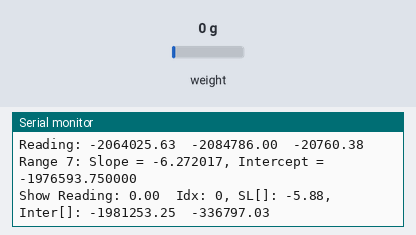
Recording of a sketch running on a simulated ESP32. Parts: the last lines printed to the serial monitor. The test bench sets the inputs (shaded band); at power-on: weight on the scale 0 g. EEPROM starts erased.

Above: at 1.3 s.
1.4 s: weight on the scale set to 100 g
At 4.0 s:
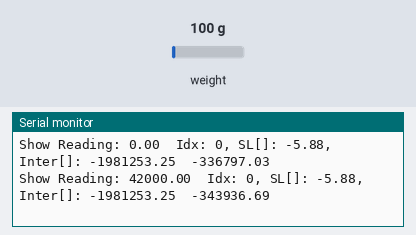
4.2 s: weight on the scale set to 1250 g
At 6.2 s:
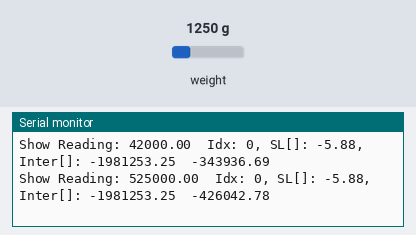
Timing chart, 0 to 7.7 s (numbered marks = the images above; inputs shaded):
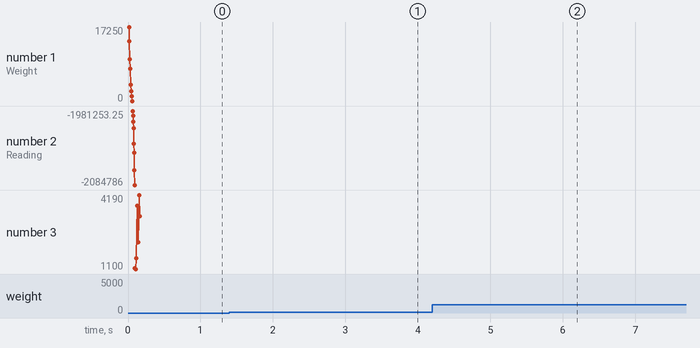

Measured:
- after the input at 1.4 s, the serial monitor: prints a new line after 1.8 s (image 1)
- after the input at 4.2 s, the serial monitor: prints a new line after 0.98 s (image 2)

The sketch:

StoreCalibration_8p.ino
```cpp
// #include <BluetoothSerial.h>
#include "HX711.h"
#include <Preferences.h>  // For storing data in flash memory

#define DEBUG_SORT
#define DEBUG
#define SIMPLIFY
#define SHOWREAD

// Create HX711 object
HX711 scale;

// Bluetooth Serial object
// BluetoothSerial SerialBT;

// Pin definitions for HX711
uint8_t dataPin = 34;   // Data pin for HX711
uint8_t clockPin = 23;  // Clock pin for HX711

// Keypad pin definitions (Not used in this code, but defined for future use)
uint8_t keyPadPins[] = { 4, 0, 2, 15 };

// Create Preferences object
Preferences preferences;

// Constants
const int numCalibrationPoints = 8;  // Updated to 6 points

// Arrays to hold calibration data
float calibrationWeights[numCalibrationPoints];
float calibrationReadings[numCalibrationPoints];

// Arrays to hold slopes and intercepts for each range
float slopes[numCalibrationPoints - 1];
float intercepts[numCalibrationPoints - 1];

void setup() {
  // Initialize Serial for debugging
  Serial.begin(115200);

  // Initialize Bluetooth Serial (assuming Serial is used for Bluetooth)
  // Serial.begin("ESP32test"); // Uncomment and modify if using Bluetooth
  Serial.println("StoreCalibration_8p.ino");

  // Initialize the HX711 scale
  scale.begin(dataPin, clockPin);
  scale.set_scale(1.0);  // Initialize scale with a scale factor of 1

  // Initialize preferences
  preferences.begin("calibration", false);

  // Crutch BT-796 - Left
  float weights[] = {17250, 13940, 9750, 7526, 3780, 2230, 1130, 0};
  float readings[] = {-2084786.00, -2064025.62, -2039924.75, -2027374.37, -2005357.37, -1996114.25, -1987900.62, -1981253.25};

  // Crutch BT-036 - Right
  // float weights[] = { 17200, 14460, 11568, 7770, 5700, 2550, 1340, 0 };
  // float readings[] = { -1430633.87, -1415796.87, -1400161.25, -1379589.87, -1368381.87, -1351532.62, -1345973.50, -1338805.87 };

  // Store each calibration data point
  for (int i = 0; i < 8; i++) {
    storeCalibrationData(i, weights[i], readings[i]);
  }

  // Load and print the calibration data to verify
  loadCalibrationData();
}

void loop() {
  // For this example, we'll just read and display the weight using the calibrated scale.
  float weight = getCalibratedWeight();

#ifndef SIMPLIFY
  Serial.print("Weight: ");
  Serial.print(weight, 2);  // Print with 2 decimal places
  Serial.println(" grams");
#else
  Serial.println(weight, 2);  // Print with 2 decimal places
#endif

  delay(1000);  // Wait 1 second before next reading
}

void storeCalibrationData(int index, float weight, float reading) {
  // Store the weight and reading with unique keys
  String weightKey = "weight" + String(index);
  String readingKey = "reading" + String(index);

  preferences.putFloat(weightKey.c_str(), weight);
  preferences.putFloat(readingKey.c_str(), reading);
}

void loadCalibrationData() {
  for (int i = 0; i < numCalibrationPoints; i++) {
    String weightKey = "weight" + String(i);
    String readingKey = "reading" + String(i);

    calibrationWeights[i] = preferences.getFloat(weightKey.c_str(), 0.0);
    calibrationReadings[i] = preferences.getFloat(readingKey.c_str(), 0.0);

    // Print the loaded data
    Serial.print("Loaded Calibration Point ");
    Serial.print(i + 1);
    Serial.print(": Weight = ");
    Serial.print(calibrationWeights[i]);
    Serial.print(" grams, Average reading = ");
    Serial.println(calibrationReadings[i], 2);
  }

  // Now sort the calibration data
  sortCalibrationData();

  // Calculate slopes and intercepts
  calculateScaleFactor();
}

void sortCalibrationData() {
  // Sort the calibration data in descending order of readings
  for (int i = 0; i < numCalibrationPoints - 1; i++) {
    for (int j = i + 1; j < numCalibrationPoints; j++) {
      if (calibrationWeights[i] > calibrationWeights[j]) {
        // Swap calibrationReadings
        float tempReading = calibrationReadings[i];
        calibrationReadings[i] = calibrationReadings[j];
        calibrationReadings[j] = tempReading;

        // Swap calibrationWeights
        float tempWeight = calibrationWeights[i];
        calibrationWeights[i] = calibrationWeights[j];
        calibrationWeights[j] = tempWeight;
      }
    }
  }

// Print the sorted values
#ifdef DEBUG_SORT
  for (int i = 0; i < numCalibrationPoints; i++) {
    Serial.print("Weight: ");
    Serial.print(calibrationWeights[i]);
    Serial.print(", Reading: ");
    Serial.println(calibrationReadings[i]);
  }
#endif
}

void calculateScaleFactor() {
  // Compute slopes and intercepts for each range
  for (int i = 0; i < numCalibrationPoints - 1; i++) {
    float deltaReading = calibrationReadings[i + 1] - calibrationReadings[i];
    float deltaWeight = calibrationWeights[i + 1] - calibrationWeights[i];

#ifdef DEBUG_SORT
    Serial.print("\nWeight: ");
    Serial.print(calibrationWeights[i]);
    Serial.print("\t");
    Serial.print(calibrationWeights[i + 1]);
    Serial.print("\t");
    Serial.println(deltaWeight);

    Serial.print("Reading: ");
    Serial.print(calibrationReadings[i]);
    Serial.print("\t");
    Serial.print(calibrationReadings[i + 1]);
    Serial.print("\t");
    Serial.println(deltaReading);
#endif

    if (deltaReading == 0) {
      Serial.print("Error: Duplicate readings at calibration points ");
      Serial.print(i + 1);
      Serial.print(" and ");
      Serial.println(i + 2);
      slopes[i] = 0;
      intercepts[i] = 0;
    } else {
      slopes[i] = deltaReading / deltaWeight;
      intercepts[i] = calibrationReadings[i] - slopes[i] * calibrationWeights[i];
    }

    Serial.print("Range ");
    Serial.print(i + 1);
    Serial.print(": Slope = ");
    Serial.print(slopes[i], 6);
    Serial.print(", Intercept = ");
    Serial.println(intercepts[i], 6);
  }
}

float getCalibratedWeight() {
  // Get the raw reading
  float reading = scale.read_average(10);

#ifdef SHOWREAD
  Serial.print("Show Reading: ");
  Serial.print(reading);
  Serial.print("\t");
#endif

  int index = -1;

  if (reading >= calibrationReadings[0]) {
    // Reading is higher than the highest calibration reading
    index = 0;
  } else if (reading <= calibrationReadings[numCalibrationPoints - 1]) {
    // Reading is lower than the lowest calibration reading
    index = numCalibrationPoints - 2;
  } else {
    // Reading is within the calibration range
    for (int i = 0; i < numCalibrationPoints - 1; i++) {
      if (reading <= calibrationReadings[i] && reading >= calibrationReadings[i + 1]) {
        index = i;
        break;
      }
    }
  }

  if (index == -1) {
    // This should not happen, but just in case
    index = 0;
  }

#ifdef DEBUG
  Serial.print("Idx: ");
  Serial.print(index);
  Serial.print(", SL[]: ");
  Serial.print(slopes[index]);
  Serial.print(", Inter[]: ");
  Serial.print(intercepts[index]);
  Serial.print("\t");
#endif

  // Use the slope and intercept of the identified range
  float weight = (reading - intercepts[index]) / slopes[index];

  return weight;
}
```
